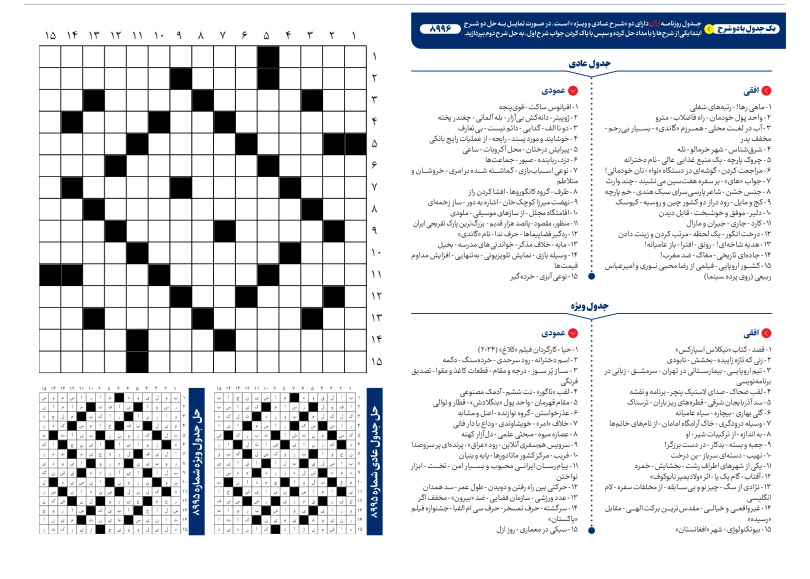
#> input picture raw_data/Iran/8996.webp, 2429 x 1736 px (shown at 1/3 size)
$ python -i grid_detect.py   (imports and definitions only)
#> lines starting #> are read from the running program, lines starting #| are printed output that depends on the picture
"""
Pure computer-vision functions for detecting a crossword grid in an image
and returning a 0/1 matrix.

Convention (matches the main app's v2 JSON format):
    1 = black square
    0 = open/white square
"""
from __future__ import annotations

import base64
from typing import TypedDict

import cv2
import numpy as np


class DetectResult(TypedDict):
    rows: int
    cols: int
    matrix: list[list[int]]
    warped_png_b64: str
    corners: list[list[float]]


# ---------------------------------------------------------------------------
# Geometry helpers
# ---------------------------------------------------------------------------

# [229 lines left out: functions order_points, normalize_quad, four_point_transform, _grouped_runs, find_grid_quad, detect_grid_edges and 1 more, not called in this run]


# ---------------------------------------------------------------------------
# Public API
# ---------------------------------------------------------------------------

def image_bytes_to_matrix(
    data: bytes,
    n: int | None = None,
    corners: list[list[float]] | np.ndarray | None = None,
) -> DetectResult:
    """
    Convert raw image bytes (JPEG / PNG / BMP / WebP) into a DetectResult.

    Parameters
    ----------
    data:
        Raw bytes of the image file.
    n:
        Known grid size (e.g. 15 for a 15×15 crossword).  Leave as None to
        auto-detect grid lines.
    corners:
        Optional 4 [x, y] points in original-image pixel coordinates. If
        provided, these corners are used instead of automatic outer-grid
        detection.

    Returns
    -------
    DetectResult with fields:
        rows, cols     — detected grid dimensions
        matrix         — list[list[int]] of 0/1 values
        warped_png_b64 — base64-encoded PNG of the perspective-corrected grid
    """
    arr = np.frombuffer(data, dtype=np.uint8)
    image = cv2.imdecode(arr, cv2.IMREAD_COLOR)
    if image is None:
        raise ValueError(
            "Could not decode image. Ensure the file is a valid JPEG, PNG, BMP, or WebP."
        )

    gray = cv2.cvtColor(image, cv2.COLOR_BGR2GRAY)
    gray = cv2.GaussianBlur(gray, (3, 3), 0)

    _, binary_inv = cv2.threshold(
        gray, 0, 255, cv2.THRESH_BINARY_INV + cv2.THRESH_OTSU
    )

    # Dilate so nearby dark pixels (thin grid lines, separate cells) connect
    # into one solid region — makes find_grid_quad far more reliable.
    kernel = cv2.getStructuringElement(cv2.MORPH_RECT, (5, 5))
    dilated = cv2.dilate(binary_inv, kernel, iterations=2)

    if corners is None:
        quad = order_points(find_grid_quad(dilated))
    else:
        quad = normalize_quad(corners, gray.shape)

    warped = four_point_transform(gray, quad)

    x_edges, y_edges = detect_grid_edges(warped, n=n)
    matrix = classify_cells(warped, x_edges, y_edges)

    ok, buf = cv2.imencode(".png", warped)
    if not ok:
        raise RuntimeError("Failed to encode the warped grid image.")
    warped_b64 = base64.b64encode(buf.tobytes()).decode("ascii")

    r, c = matrix.shape
    return DetectResult(
        rows=r,
        cols=c,
        matrix=matrix.tolist(),
        warped_png_b64=warped_b64,
        corners=quad.tolist(),
    )

>>> import cv2
>>> picture = cv2.imread('../../../raw_data/Iran/8996.webp', cv2.IMREAD_GRAYSCALE)
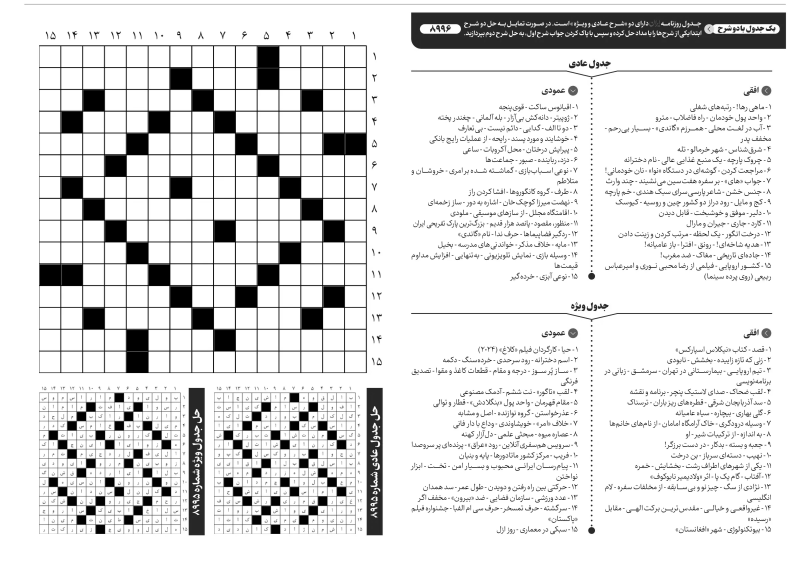
#> picture: shape (1736, 2429) (shown at 1/3 size); min 0, max 255, mean 223.6
#> (the run stopped early here; a loop or call above may not have finished)

$ run again, on raw_data/Iran/8997.webp
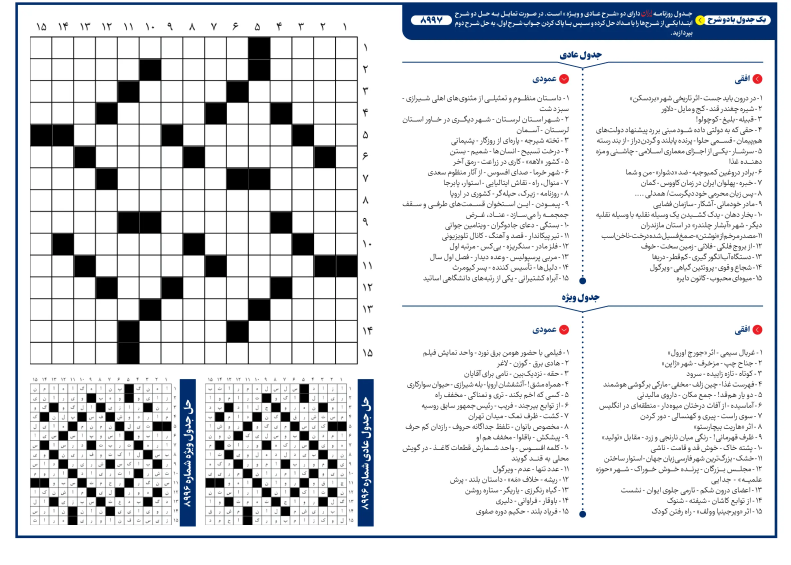
#> input picture raw_data/Iran/8997.webp, 2373 x 1694 px (shown at 1/3 size)
#> `picture = cv2.imread('../../../raw_data/Iran/8996.webp', cv2.IMREAD_GR..`:
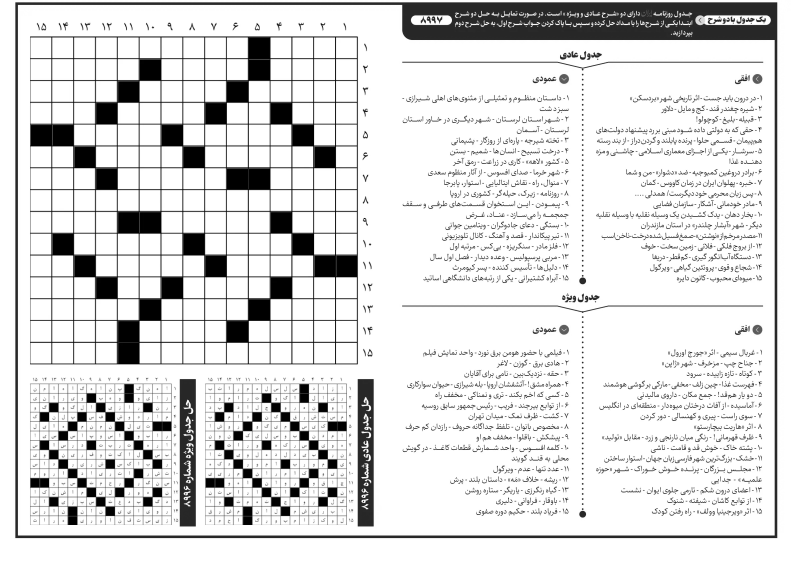
#> picture: shape (1694, 2373) (shown at 1/3 size); min 0, max 255, mean 219.3

$ run again, on raw_data/Iran/8998.webp
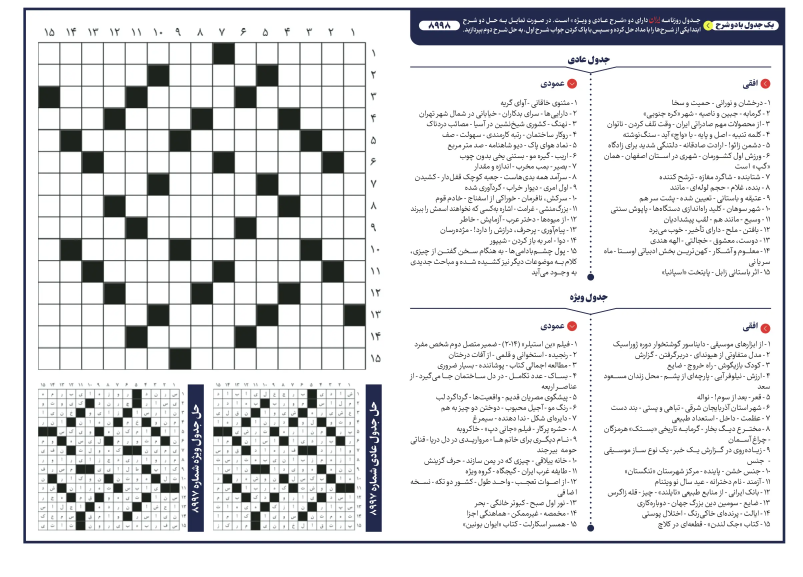
#> input picture raw_data/Iran/8998.webp, 2409 x 1730 px (shown at 1/3 size)
#> `picture = cv2.imread('../../../raw_data/Iran/8996.webp', cv2.IMREAD_GR..`:
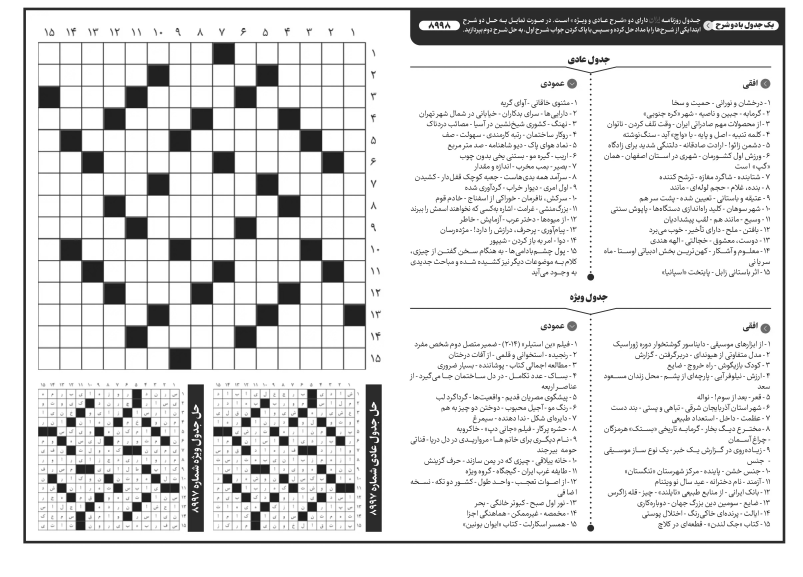
#> picture: shape (1730, 2409) (shown at 1/3 size); min 0, max 255, mean 222.7
